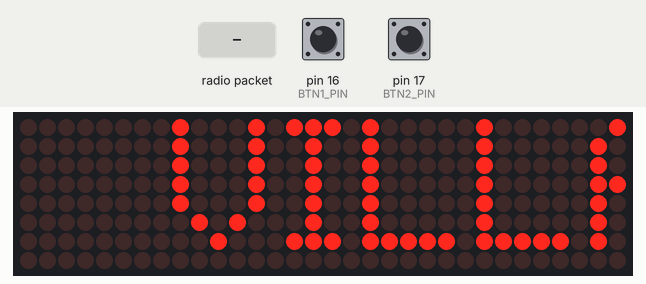
A sketch run on a simulated Arduino Uno, built with avr-gcc and run on an emulated ATmega328P. On the bench: 32×8 LED matrix. Inputs (shaded band) come from the test bench; at power-on: pin 16 (BTN1_PIN) HIGH, pin 17 (BTN2_PIN) HIGH. No radio packets arrive unless stated; what the sketch prints to the serial monitor is not drawn.

Above: at 1.21 s.
1.3 s: pin 16 (BTN1_PIN) pulled LOW for 0.15 s
2.0 s: pin 17 (BTN2_PIN) pulled LOW for 0.15 s
2.7 s: radio packet "KW:" arrives
5.7 s: pin 16 (BTN1_PIN) pulled LOW for 1 s
At 5.91 s:
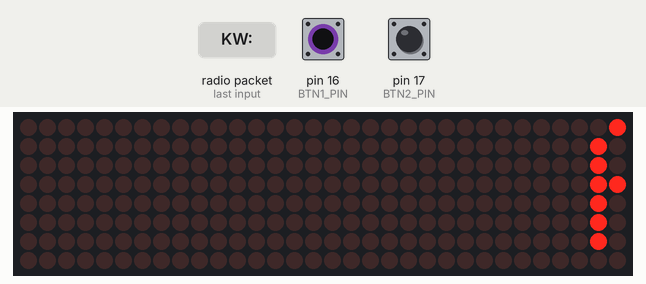
7.3 s: pin 17 (BTN2_PIN) pulled LOW for 1 s
8.9 s: radio packet "KW:" arrives
At 12.82 s:
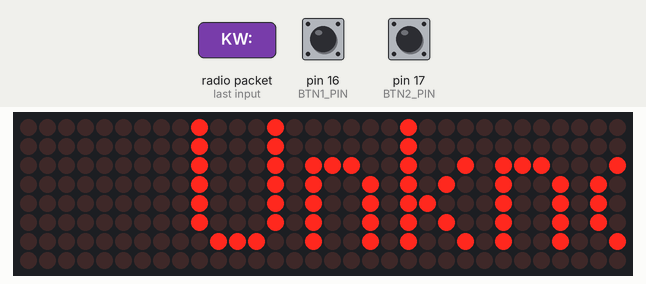

Measured:
- after the input at 8.9 s, the display: first differs from a run without the input after 2.8 s (image 2 shows a later state)

The sketch:

matrix_check_LoRa.ino
```cpp
/*
 * VILLAGE — Final Code with Physical Buttons
 * - Button 1 (GPIO 16) → sends "All clear at village" to RANGER
 * - Button 2 (GPIO 17) → sends "Need help at village" to RANGER
 * - Receives keyword from RANGER → looks up message → scrolls on matrix
 *
 * Button wiring (DIP button):
 *   Pin 1 → GPIO 16 or 17
 *   Pin 2 → GND
 *   (internal pull-up enabled — no resistor needed)
 */

#include <SPI.h>
#include <LoRa.h>
#include <MD_Parola.h>
#include <MD_MAX72xx.h>

// ── LoRa pins ────────────────────────────────────────────────
#define LORA_SS   5
#define LORA_RST  14
#define LORA_DIO0 2

// ── Matrix pins ───────────────────────────────────────────────
#define HARDWARE_TYPE MD_MAX72XX::FC16_HW
#define MAX_DEVICES   4
#define CLK_PIN       12
#define DATA_PIN      13
#define CS_PIN        15

// ── Button pins ───────────────────────────────────────────────
#define BTN1_PIN  16    // "All clear at village"
#define BTN2_PIN  17    // "Need help at village"

// ── Button messages ───────────────────────────────────────────
const char* BTN1_MSG = "All clear at village";
const char* BTN2_MSG = "Need help at village";

// ── Message dictionary ───────────────────────────────────────
struct Entry { const char *keyword; const char *message; };

const Entry dictionary[] = {
  { "weather",  "Clear skies. No rain expected today." },
  { "water",    "River level normal. Safe to cross." },
  { "fire",     "FIRE ALERT! Evacuate north side now!" },
  { "supply",   "Supply drop at checkpoint 3 at 1400h." },
  { "medical",  "Medic on standby at base camp." },
  { "safe",     "All units safe. No threats detected." },
  { "danger",   "DANGER ZONE - Stay away from sector 7!" },
  { "food",     "Food rations distributed until noon." },
  { "signal",   "Signal relay active. Channel 3 open." },
  { "base",     "Base camp secure. Return when ready." },
};
const int DICT_SIZE = sizeof(dictionary) / sizeof(dictionary[0]);

// ── Globals ───────────────────────────────────────────────────
MD_Parola matrix = MD_Parola(HARDWARE_TYPE, DATA_PIN, CLK_PIN, CS_PIN, MAX_DEVICES);

static char displayBuf[128] = "VILLAGE READY";
static char pendingBuf[128] = "";
bool newMessagePending = false;

// Button debounce
bool btn1Last = HIGH;
bool btn2Last = HIGH;
unsigned long btn1Time = 0;
unsigned long btn2Time = 0;
#define DEBOUNCE_MS 200

// ────────────────────────────────────────────────────────────
void setup() {
  Serial.begin(115200);

  // Buttons — internal pull-up
  pinMode(BTN1_PIN, INPUT_PULLUP);
  pinMode(BTN2_PIN, INPUT_PULLUP);

  // Matrix
  matrix.begin();
  matrix.setIntensity(5);
  matrix.displayText(displayBuf, PA_LEFT, 50, 500, PA_SCROLL_LEFT, PA_SCROLL_LEFT);
  Serial.println("Matrix OK");

  // LoRa
  LoRa.setPins(LORA_SS, LORA_RST, LORA_DIO0);
  if (!LoRa.begin(433E6)) {
    Serial.println("LoRa FAILED!");
    while (true);
  }
  LoRa.setSpreadingFactor(7);
  LoRa.setSignalBandwidth(125E3);

  Serial.println("VILLAGE READY");
  Serial.println("BTN1 → All clear at village");
  Serial.println("BTN2 → Need help at village");
}

// ────────────────────────────────────────────────────────────
void sendToRanger(const char* message) {
  String packet = "MSG:" + String(message);
  LoRa.beginPacket();
  LoRa.print(packet);
  LoRa.endPacket();
  Serial.println("Sent to RANGER: " + String(message));

  // Also show on matrix briefly
  strncpy(pendingBuf, message, sizeof(pendingBuf));
  newMessagePending = true;
}

// ────────────────────────────────────────────────────────────
String lookupMessage(const String &keyword) {
  String kw = keyword;
  kw.toLowerCase();
  for (int i = 0; i < DICT_SIZE; i++) {
    String dk = String(dictionary[i].keyword);
    dk.toLowerCase();
    if (dk == kw) return String(dictionary[i].message);
  }
  return "";
}

// ────────────────────────────────────────────────────────────
void loop() {
  // ── Matrix animation ─────────────────────────────────────
  if (matrix.displayAnimate()) {
    if (newMessagePending) {
      strncpy(displayBuf, pendingBuf, sizeof(displayBuf));
      newMessagePending = false;
    }
    matrix.displayText(displayBuf, PA_LEFT, 50, 500, PA_SCROLL_LEFT, PA_SCROLL_LEFT);
  }

  // ── Button 1 ─────────────────────────────────────────────
  bool btn1Now = digitalRead(BTN1_PIN);
  if (btn1Now == LOW && btn1Last == HIGH &&
      millis() - btn1Time > DEBOUNCE_MS) {
    btn1Time = millis();
    sendToRanger(BTN1_MSG);
  }
  btn1Last = btn1Now;

  // ── Button 2 ─────────────────────────────────────────────
  bool btn2Now = digitalRead(BTN2_PIN);
  if (btn2Now == LOW && btn2Last == HIGH &&
      millis() - btn2Time > DEBOUNCE_MS) {
    btn2Time = millis();
    sendToRanger(BTN2_MSG);
  }
  btn2Last = btn2Now;

  // ── Receive keyword from RANGER ──────────────────────────
  int packetSize = LoRa.parsePacket();
  if (packetSize) {
    String raw = "";
    while (LoRa.available()) {
      raw += (char)LoRa.read();
    }

    if (raw.startsWith("KW:")) {
      String keyword = raw.substring(3);
      keyword.trim();
      Serial.println("Keyword from RANGER: " + keyword);

      String found = lookupMessage(keyword);
      if (found.length() > 0) {
        Serial.println("Matched: " + found);
        found.toCharArray(pendingBuf, sizeof(pendingBuf));
      } else {
        Serial.println("No match for: " + keyword);
        String notFound = "Unknown: " + keyword;
        notFound.toCharArray(pendingBuf, sizeof(pendingBuf));
      }
      newMessagePending = true;
      Serial.println("RSSI: " + String(LoRa.packetRssi()) + " dBm");
    }
  }
}
```
